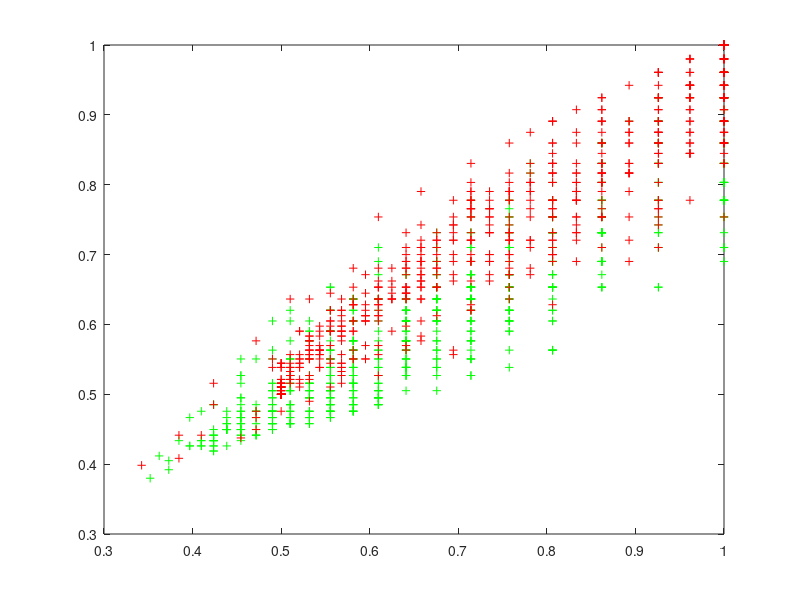

Recreate this plot in MATLAB. (Note: this script raises an error after producing the figure.)
%% Parameter Description
%  1 = mean intensity 
%  2 = mean of gradient values
%  3 = variance of gradient values
%  ... total of neighborhoods = 9 (each of those has the above 3 values)
% 28 = 1 = normal, -1 = disease (Output)




%% load data
training_data = csvread('data/origin/training.csv');
validation_data = csvread('data/origin/validation.csv');
testing_data = csvread('data/origin/testing.csv');
nSamples = size(training_data,1);

%% training data
X_train = training_data(:, 1:27);
Y_train = training_data(:, 28); % expected solution


%% modify features
X_train = 1./(X_train+2);
validation_data = 1./(validation_data+2);
testing_data = 1./(testing_data+2);

%% plot two features
normal = X_train(Y_train == 1,:);
dis = X_train(Y_train == -1,:);

plot(normal(:,1), normal(:,4), 'g+');
hold on
plot(dis(:,1), dis(:,4), 'r+');


%% parameters found with cross validation
c_best = 1.1;
sigma_best = 0.553266;

%% compute svm with all values
SVMstruct = svmtrain(X_train,Y_train,'Kernel_Function', 'rbf', 'rbf_sigma', sigma_best, 'boxconstraint', c_best);
    
%% compute validation solution
X_validation = validation_data(:,1:27);
Y_validation = 	svmclassify(SVMstruct,X_validation);

writeOutput('data/results/validation_predicted.txt', Y_validation);

%% compute testing solution
X_testing = testing_data(:,1:27);
Y_testing = svmclassify(SVMstruct,X_testing);

writeOutput('data/results/testing_predicted.txt', Y_testing);